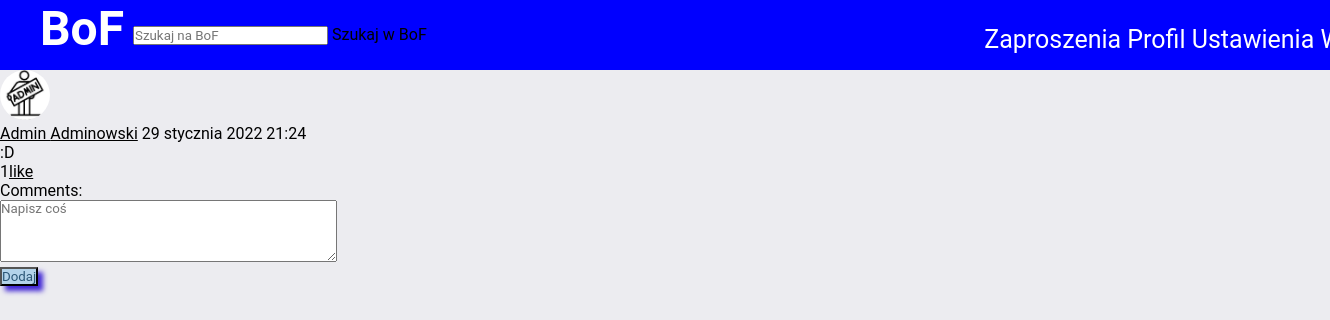
Page /post/1 on the earlier database version.
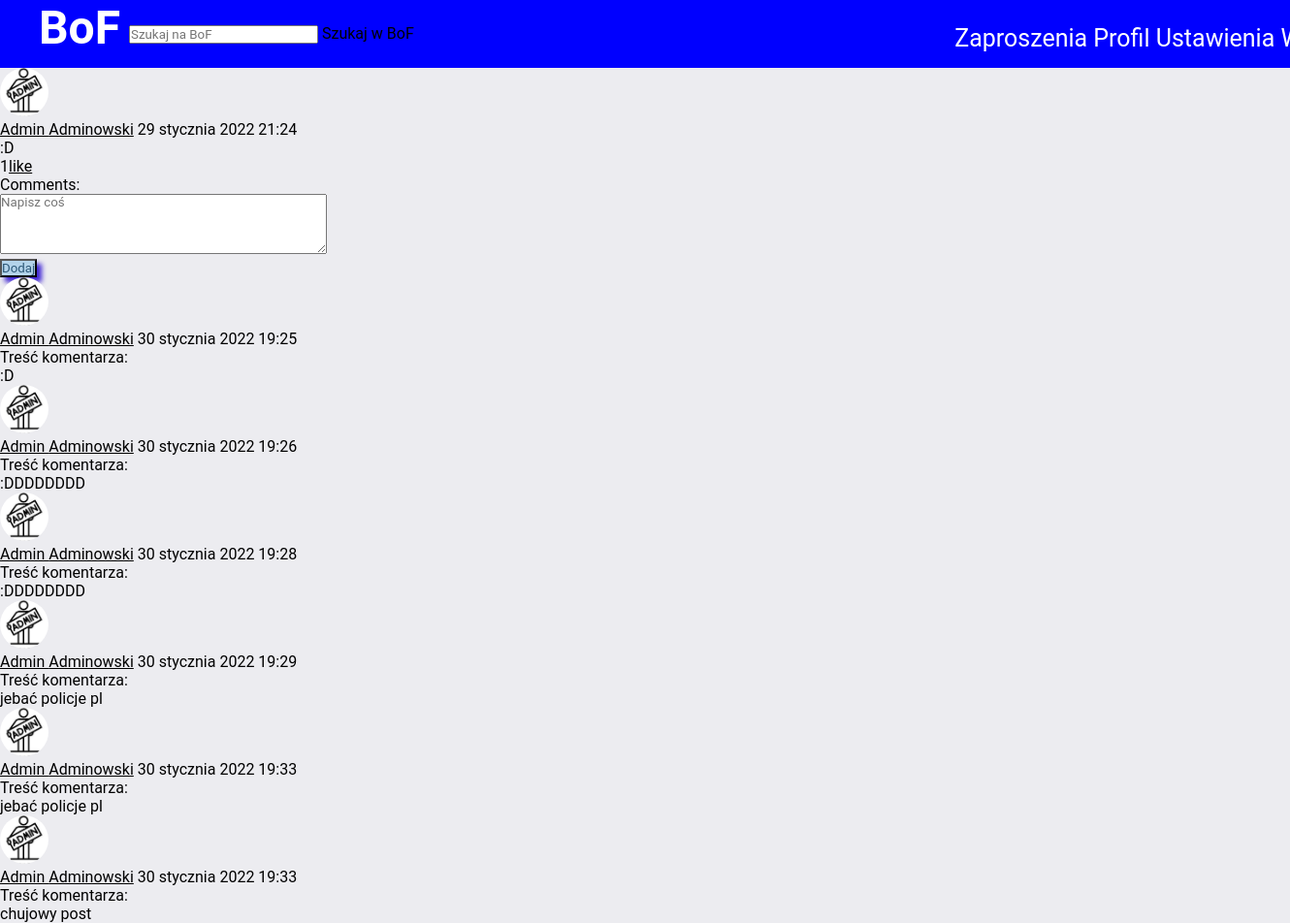
Same page on the later database version.
### post/models.py (models this page shows)
class Comment(models.Model):
    user = models.ForeignKey(User, on_delete=models.CASCADE)
    content = models.CharField(max_length=500)
    date = models.DateTimeField(default=timezone.now)
    post = models.ForeignKey(Post, on_delete=models.CASCADE)

### account/models.py (models this page shows, shortened)
class Account(models.Model):
    user = models.OneToOneField(User, unique=True, on_delete=models.CASCADE)
    image = models.ImageField(default='default.jpeg')
    friends = models.ManyToManyField(User, related_name='user_friends', blank=True)
    def get_absolute_url(self):
        return reverse('account:profile-view', kwargs={'id': self.user.id})

### post/views.py (the view, shortened to what this page needs)
# urls.py: path('post/<int:id>', post_detail_view, name='post-detail-view'),
def post_detail_view(request, id):
    post = get_object_or_404(Post, id=id)
    comments = Comment.objects.filter(post=post)
    form = AddCommentForm(request.POST or None)
    context = {
        "post": post,
        "comments": comments,
        "form": form
    }
    return render(request, "post_detail_view.html", context)

### post/forms.py
class AddCommentForm(forms.ModelForm):
    content = forms.CharField(label='',
                              widget=forms.Textarea(attrs={
                                  'rows': '4',
                                  'placeholder': 'Napisz coś'
                              }))
    class Meta:
        model = Comment
        fields = ('content',)

### post/models.py (called while the page is built)
    def get_like_url(self):
        return reverse('post:post-like-view', kwargs={'id': self.id})

### post/templates/post_detail_view.html (shortened to what this page needs)
{%extends 'head.html'%}
{%block content%}
<div class="post">
    <div class="user">
        <img src="{{post.user.account.image.url}}"/>
        <p><a href="{{post.user.account.get_absolute_url}}">{{post.user.first_name}} {{post.user.last_name}}</a>
        {{post.date}}</p>
    </div>
    <div class="conent">
        <p>{{post.content}}</p>
    </div>
    <p>{{post.likes.count}}<a href="{{post.get_like_url}}">like</a></p>
    <p>Comments:</p>
    <form method="POST">{%csrf_token%}
        {{form.as_p}}
            <button type="submit" >Dodaj</button>
    </form>
    <div class="comments">
    {% for comment in comments%}
        <div class="user">
            <img src="{{comment.user.account.image.url}}"/>
            <p><a href="{{comment.user.account.get_absolute_url}}">{{comment.user.first_name}} {{comment.user.last_name}}</a> {{comment.date}}</p>Treść komentarza:
        </div>
        <div class="conent">
            <p>{{comment.content}}</p>
        </div>
    {% endfor %}
    </div>
</div>
{%endblock%}

Differences in the rows shown:
added Comment: user.account.image (picture), user.first_name "Admin", user.last_name "Adminowski", date "30 stycznia 2022 19:25", content ":D"
added Comment: user.account.image (picture), user.first_name "Admin", user.last_name "Adminowski", date "30 stycznia 2022 19:26", content ":DDDDDDDD"
added Comment: user.account.image (picture), user.first_name "Admin", user.last_name "Adminowski", date "30 stycznia 2022 19:28", content ":DDDDDDDD"
added Comment: user.account.image (picture), user.first_name "Admin", user.last_name "Adminowski", date "30 stycznia 2022 19:29", content "jebać policje pl"
added Comment: user.account.image (picture), user.first_name "Admin", user.last_name "Adminowski", date "30 stycznia 2022 19:33", content "jebać policje pl"
added Comment: user.account.image (picture), user.first_name "Admin", user.last_name "Adminowski", date "30 stycznia 2022 19:33", content "chujowy post"
